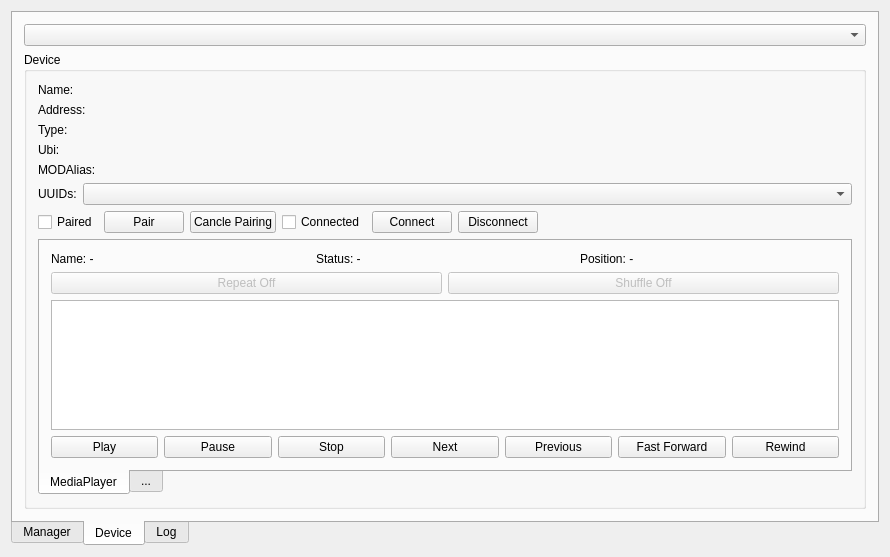
<?xml version="1.0" encoding="UTF-8"?>
<ui version="4.0">
 <class>MainWindow</class>
 <widget class="QMainWindow" name="MainWindow">
  <property name="geometry">
   <rect>
    <x>0</x>
    <y>0</y>
    <width>890</width>
    <height>557</height>
   </rect>
  </property>
  <property name="windowTitle">
   <string>BlueZQtMediaController</string>
  </property>
  <widget class="QWidget" name="centralWidget">
   <layout class="QVBoxLayout" name="verticalLayout">
    <item>
     <widget class="QTabWidget" name="tabWidget">
      <property name="tabPosition">
       <enum>QTabWidget::South</enum>
      </property>
      <property name="currentIndex">
       <number>1</number>
      </property>
      <widget class="QWidget" name="tab">
       <attribute name="title">
        <string>Manager</string>
       </attribute>
       <layout class="QVBoxLayout" name="verticalLayout_2">
        <item>
         <widget class="QGroupBox" name="groupBox">
          <property name="title">
           <string>Manager</string>
          </property>
          <layout class="QVBoxLayout" name="verticalLayout_5">
           <item>
            <layout class="QHBoxLayout" name="horizontalLayout_3">
             <item>
              <layout class="QVBoxLayout" name="verticalLayout_4">
               <item>
                <widget class="QCheckBox" name="checkBox_manager_operational">
                 <property name="text">
                  <string>Operational</string>
                 </property>
                 <property name="checkable">
                  <bool>false</bool>
                 </property>
                </widget>
               </item>
               <item>
                <widget class="QCheckBox" name="checkBox_manager_bluetooth_operational">
                 <property name="text">
                  <string>BluetoothOperational</string>
                 </property>
                 <property name="checkable">
                  <bool>false</bool>
                 </property>
                </widget>
               </item>
               <item>
                <widget class="QCheckBox" name="checkBox_manager_bluetooth_blocked">
                 <property name="text">
                  <string>BluetoothBlocked</string>
                 </property>
                </widget>
               </item>
               <item>
                <widget class="QCheckBox" name="checkBox_discoverable">
                 <property name="text">
                  <string>Discoverable</string>
                 </property>
                </widget>
               </item>
               <item>
                <spacer name="verticalSpacer">
                 <property name="orientation">
                  <enum>Qt::Vertical</enum>
                 </property>
                 <property name="sizeHint" stdset="0">
                  <size>
                   <width>20</width>
                   <height>40</height>
                  </size>
                 </property>
                </spacer>
               </item>
              </layout>
             </item>
             <item>
              <layout class="QVBoxLayout" name="verticalLayout_3">
               <item>
                <widget class="QLabel" name="label">
                 <property name="text">
                  <string>Adapters:</string>
                 </property>
                </widget>
               </item>
               <item>
                <widget class="QTextEdit" name="textEdit_adapters"/>
               </item>
               <item>
                <layout class="QHBoxLayout" name="horizontalLayout">
                 <item>
                  <widget class="QLabel" name="label_2">
                   <property name="text">
                    <string>Devices:</string>
                   </property>
                  </widget>
                 </item>
                 <item>
                  <spacer name="horizontalSpacer_2">
                   <property name="orientation">
                    <enum>Qt::Horizontal</enum>
                   </property>
                   <property name="sizeHint" stdset="0">
                    <size>
                     <width>40</width>
                     <height>20</height>
                    </size>
                   </property>
                  </spacer>
                 </item>
                 <item>
                  <widget class="QPushButton" name="pushButton_amanager_scan">
                   <property name="text">
                    <string>Scan</string>
                   </property>
                  </widget>
                 </item>
                </layout>
               </item>
               <item>
                <widget class="QTextEdit" name="textEdit_devices"/>
               </item>
              </layout>
             </item>
            </layout>
           </item>
          </layout>
         </widget>
        </item>
       </layout>
      </widget>
      <widget class="QWidget" name="tab_3">
       <attribute name="title">
        <string>Device</string>
       </attribute>
       <layout class="QVBoxLayout" name="verticalLayout_9">
        <item>
         <layout class="QVBoxLayout" name="verticalLayout_8">
          <item>
           <widget class="QComboBox" name="comboBox_devices"/>
          </item>
          <item>
           <widget class="QGroupBox" name="groupBox_device">
            <property name="title">
             <string>Device</string>
            </property>
            <layout class="QVBoxLayout" name="verticalLayout_12">
             <item>
              <layout class="QVBoxLayout" name="verticalLayout_11">
               <item>
                <layout class="QVBoxLayout" name="verticalLayout_10">
                 <item>
                  <widget class="QLabel" name="label_device_name">
                   <property name="text">
                    <string>Name:</string>
                   </property>
                   <property name="alignment">
                    <set>Qt::AlignLeading|Qt::AlignLeft|Qt::AlignVCenter</set>
                   </property>
                  </widget>
                 </item>
                 <item>
                  <widget class="QLabel" name="label_device_address">
                   <property name="text">
                    <string>Address:</string>
                   </property>
                  </widget>
                 </item>
                 <item>
                  <widget class="QLabel" name="label_device_type">
                   <property name="text">
                    <string>Type:</string>
                   </property>
                  </widget>
                 </item>
                 <item>
                  <widget class="QLabel" name="label_device_ubi">
                   <property name="text">
                    <string>Ubi:</string>
                   </property>
                  </widget>
                 </item>
                 <item>
                  <widget class="QLabel" name="label_device_modalias">
                   <property name="text">
                    <string>MODAlias:</string>
                   </property>
                  </widget>
                 </item>
                 <item>
                  <layout class="QHBoxLayout" name="horizontalLayout_4">
                   <item>
                    <widget class="QLabel" name="label_device_uuids">
                     <property name="text">
                      <string>UUIDs:</string>
                     </property>
                    </widget>
                   </item>
                   <item>
                    <widget class="QComboBox" name="comboBox_device_uuids">
                     <property name="sizePolicy">
                      <sizepolicy hsizetype="MinimumExpanding" vsizetype="Fixed">
                       <horstretch>0</horstretch>
                       <verstretch>0</verstretch>
                      </sizepolicy>
                     </property>
                    </widget>
                   </item>
                  </layout>
                 </item>
                </layout>
               </item>
               <item>
                <layout class="QHBoxLayout" name="horizontalLayout_5">
                 <item>
                  <widget class="QCheckBox" name="checkBox_device_paired">
                   <property name="text">
                    <string>Paired</string>
                   </property>
                   <property name="checkable">
                    <bool>false</bool>
                   </property>
                  </widget>
                 </item>
                 <item>
                  <widget class="QPushButton" name="pushButton_device_pair">
                   <property name="text">
                    <string>Pair</string>
                   </property>
                  </widget>
                 </item>
                 <item>
                  <widget class="QPushButton" name="pushButton_device_canclepairing">
                   <property name="text">
                    <string>Cancle Pairing</string>
                   </property>
                  </widget>
                 </item>
                 <item>
                  <widget class="QCheckBox" name="checkBox_device_connected">
                   <property name="text">
                    <string>Connected</string>
                   </property>
                  </widget>
                 </item>
                 <item>
                  <widget class="QPushButton" name="pushButton_device_connect">
                   <property name="text">
                    <string>Connect</string>
                   </property>
                  </widget>
                 </item>
                 <item>
                  <widget class="QPushButton" name="pushButton_device_disconnect">
                   <property name="text">
                    <string>Disconnect</string>
                   </property>
                  </widget>
                 </item>
                 <item>
                  <spacer name="horizontalSpacer_3">
                   <property name="orientation">
                    <enum>Qt::Horizontal</enum>
                   </property>
                   <property name="sizeHint" stdset="0">
                    <size>
                     <width>40</width>
                     <height>20</height>
                    </size>
                   </property>
                  </spacer>
                 </item>
                </layout>
               </item>
               <item>
                <widget class="QTabWidget" name="tabWidget_2">
                 <property name="tabPosition">
                  <enum>QTabWidget::South</enum>
                 </property>
                 <property name="currentIndex">
                  <number>0</number>
                 </property>
                 <widget class="QWidget" name="tab_4">
                  <attribute name="title">
                   <string>MediaPlayer</string>
                  </attribute>
                  <layout class="QVBoxLayout" name="verticalLayout_15">
                   <item>
                    <layout class="QVBoxLayout" name="verticalLayout_14">
                     <item>
                      <layout class="QVBoxLayout" name="verticalLayout_13">
                       <item>
                        <layout class="QHBoxLayout" name="horizontalLayout_8">
                         <item>
                          <widget class="QLabel" name="label_device_mediaplayer_name">
                           <property name="text">
                            <string>Name: -</string>
                           </property>
                          </widget>
                         </item>
                         <item>
                          <widget class="QLabel" name="label_device_mediaplayer_status">
                           <property name="text">
                            <string>Status: -</string>
                           </property>
                          </widget>
                         </item>
                         <item>
                          <widget class="QLabel" name="label_device_mediaplayer_position">
                           <property name="text">
                            <string>Position: -</string>
                           </property>
                          </widget>
                         </item>
                        </layout>
                       </item>
                       <item>
                        <layout class="QHBoxLayout" name="horizontalLayout_7">
                         <item>
                          <widget class="QPushButton" name="pushButton_device_mediaplayer_repeat">
                           <property name="enabled">
                            <bool>false</bool>
                           </property>
                           <property name="text">
                            <string>Repeat Off</string>
                           </property>
                          </widget>
                         </item>
                         <item>
                          <widget class="QPushButton" name="pushButton_device_mediaplayer_shuffle">
                           <property name="enabled">
                            <bool>false</bool>
                           </property>
                           <property name="text">
                            <string>Shuffle Off</string>
                           </property>
                          </widget>
                         </item>
                        </layout>
                       </item>
                       <item>
                        <widget class="QTextEdit" name="textEdit_device_mediaplayer_track">
                         <property name="readOnly">
                          <bool>true</bool>
                         </property>
                        </widget>
                       </item>
                       <item>
                        <layout class="QHBoxLayout" name="horizontalLayout_6">
                         <item>
                          <widget class="QPushButton" name="pushButton_device_mediaplayer_play">
                           <property name="text">
                            <string>Play</string>
                           </property>
                          </widget>
                         </item>
                         <item>
                          <widget class="QPushButton" name="pushButton_device_mediaplayer_pause">
                           <property name="text">
                            <string>Pause</string>
                           </property>
                          </widget>
                         </item>
                         <item>
                          <widget class="QPushButton" name="pushButton_device_mediaplayer_stop">
                           <property name="text">
                            <string>Stop</string>
                           </property>
                          </widget>
                         </item>
                         <item>
                          <widget class="QPushButton" name="pushButton_device_mediaplayer_next">
                           <property name="text">
                            <string>Next</string>
                           </property>
                          </widget>
                         </item>
                         <item>
                          <widget class="QPushButton" name="pushButton_device_mediaplayer_previous">
                           <property name="text">
                            <string>Previous</string>
                           </property>
                          </widget>
                         </item>
                         <item>
                          <widget class="QPushButton" name="pushButton_device_mediaplayer_fastforward">
                           <property name="text">
                            <string>Fast Forward</string>
                           </property>
                          </widget>
                         </item>
                         <item>
                          <widget class="QPushButton" name="pushButton_device_mediaplayer_rewind">
                           <property name="text">
                            <string>Rewind</string>
                           </property>
                          </widget>
                         </item>
                        </layout>
                       </item>
                      </layout>
                     </item>
                    </layout>
                   </item>
                  </layout>
                 </widget>
                 <widget class="QWidget" name="tab_5">
                  <attribute name="title">
                   <string>...</string>
                  </attribute>
                 </widget>
                </widget>
               </item>
              </layout>
             </item>
            </layout>
           </widget>
          </item>
         </layout>
        </item>
       </layout>
      </widget>
      <widget class="QWidget" name="tab_2">
       <attribute name="title">
        <string>Log</string>
       </attribute>
       <layout class="QVBoxLayout" name="verticalLayout_7">
        <item>
         <layout class="QVBoxLayout" name="verticalLayout_6">
          <item>
           <layout class="QHBoxLayout" name="horizontalLayout_2">
            <item>
             <widget class="QPushButton" name="pushButton_log_clear">
              <property name="text">
               <string>Clear</string>
              </property>
             </widget>
            </item>
            <item>
             <spacer name="horizontalSpacer">
              <property name="orientation">
               <enum>Qt::Horizontal</enum>
              </property>
              <property name="sizeHint" stdset="0">
               <size>
                <width>40</width>
                <height>20</height>
               </size>
              </property>
             </spacer>
            </item>
           </layout>
          </item>
          <item>
           <widget class="QTextEdit" name="textEdit_log">
            <property name="font">
             <font>
              <family>Courier 10 Pitch</family>
              <pointsize>8</pointsize>
             </font>
            </property>
            <property name="readOnly">
             <bool>true</bool>
            </property>
           </widget>
          </item>
         </layout>
        </item>
       </layout>
      </widget>
     </widget>
    </item>
   </layout>
  </widget>
  <widget class="QMenuBar" name="menuBar">
   <property name="geometry">
    <rect>
     <x>0</x>
     <y>0</y>
     <width>890</width>
     <height>22</height>
    </rect>
   </property>
  </widget>
 </widget>
 <layoutdefault spacing="6" margin="11"/>
 <resources/>
 <connections/>
</ui>
